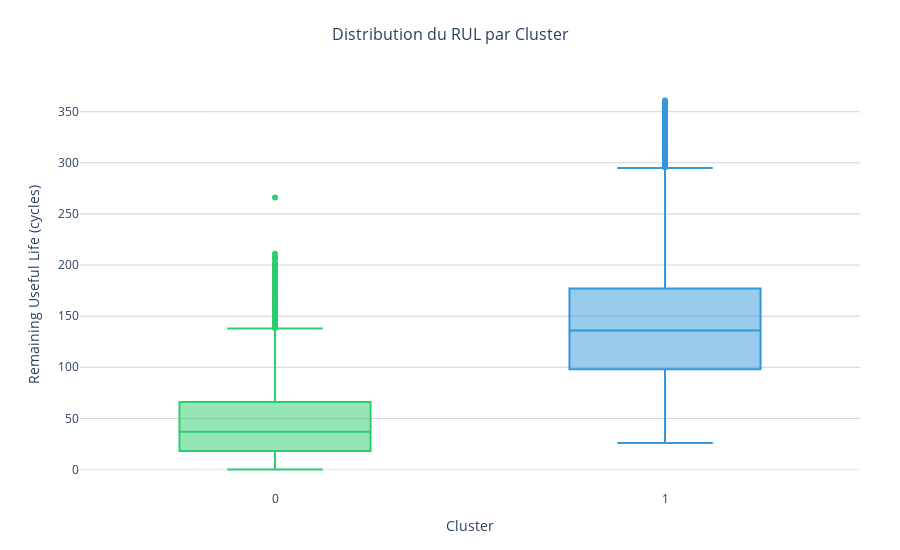

Notebook code for this chart:
### Markdown cell above
1. Séparation des clusters sur la PC1

    La caractéristique la plus marquante est que la séparation entre les clusters **jaune** et **bleu foncé** se fait presque verticalement le long de l’axe de la **Composante Principale 1 (PC1)**.

* **PC1** représente généralement la direction de **variance maximale** dans les données.
* Le fait que la séparation se produise approximativement à une valeur donnée de PC1 suggère que les variables contribuant le plus à PC1 sont les **principaux facteurs** qui pilotent la décision de clustering.

2. Chevauchement et densité

* On observe une **forte densité de points** à l’endroit où les deux clusters se rejoignent.
* Cela indique que les données sont **relativement continues**, plutôt que structurées autour d’un « vide » ou d’un espace clairement séparateur entre les groupes.

3. Valeurs aberrantes (outliers)

* Plusieurs **valeurs aberrantes** sont visibles, en particulier dans le cluster jaune (par exemple, des points situés aux extrémités du nuage).
* Comme **K-means** utilise la **moyenne (centroïde)** pour définir les clusters, il peut être sensible à ces outliers.
* Toutefois, étant donné la **forte densité** des nuages principaux, ces valeurs extrêmes n’ont probablement **pas déplacé significativement les centroïdes**.

### Code cell
# 6.5 Distribution du RUL par cluster
fig_rul_cluster = px.box(
    df_features,
    x='cluster',
    y='rul',
    color='cluster',
    title='Distribution du RUL par Cluster',
    labels={'rul': 'Remaining Useful Life (cycles)', 'cluster': 'Cluster'},
    points='outliers',
    color_discrete_sequence=list(COLOR_PALETTE.values())
)
fig_rul_cluster.update_layout(
    height=550,
    width=900,
    template='plotly_white',
    title_font_size=16,
    title_x=0.5,
    xaxis=dict(title_font_size=14, tickfont_size=12),
    yaxis=dict(title_font_size=14, tickfont_size=12, showgrid=True, gridcolor='lightgray'),
    showlegend=False,
    margin=dict(l=80, r=40, t=80, b=60)
)
fig_rul_cluster.show()

### Figure 1 — Plotly figure (JSON) as saved in the notebook; plotly's stock layout.template omitted (floating-point values rounded to 4 significant figures; data arrays with more than 128 entries replaced by an {"elided": "..."} marker saying what was removed)
{"data": [{"alignmentgroup": "True", "boxpoints": "outliers", "hovertemplate": "Cluster=%{x}<br>Remaining Useful Life (cycles)=%{y}<extra></extra>", "legendgroup": "1", "marker": {"color": "#3498db"}, "name": "1", "notched": false, "offsetgroup": "1", "orientation": "v", "showlegend": true, "type": "box", "x": {"elided": "13317 int values"}, "x0": " ", "xaxis": "x", "y": {"elided": "13317 int values"}, "y0": " ", "yaxis": "y"}, {"alignmentgroup": "True", "boxpoints": "outliers", "hovertemplate": "Cluster=%{x}<br>Remaining Useful Life (cycles)=%{y}<extra></extra>", "legendgroup": "0", "marker": {"color": "#2ecc71"}, "name": "0", "notched": false, "offsetgroup": "0", "orientation": "v", "showlegend": true, "type": "box", "x": {"elided": "7314 int values"}, "x0": " ", "xaxis": "x", "y": {"elided": "7314 int values"}, "y0": " ", "yaxis": "y"}], "layout": {"boxmode": "overlay", "height": 550, "legend": {"title": {"text": "Cluster"}, "tracegroupgap": 0}, "margin": {"b": 60, "l": 80, "r": 40, "t": 80}, "showlegend": false, "title": {"font": {"size": 16}, "text": "Distribution du RUL par Cluster", "x": 0.5}, "width": 900, "xaxis": {"anchor": "y", "categoryarray": [1, 0], "categoryorder": "array", "domain": [0, 1], "tickfont": {"size": 12}, "title": {"font": {"size": 14}, "text": "Cluster"}}, "yaxis": {"anchor": "x", "domain": [0, 1], "gridcolor": "lightgray", "showgrid": true, "tickfont": {"size": 12}, "title": {"font": {"size": 14}, "text": "Remaining Useful Life (cycles)"}}}}
